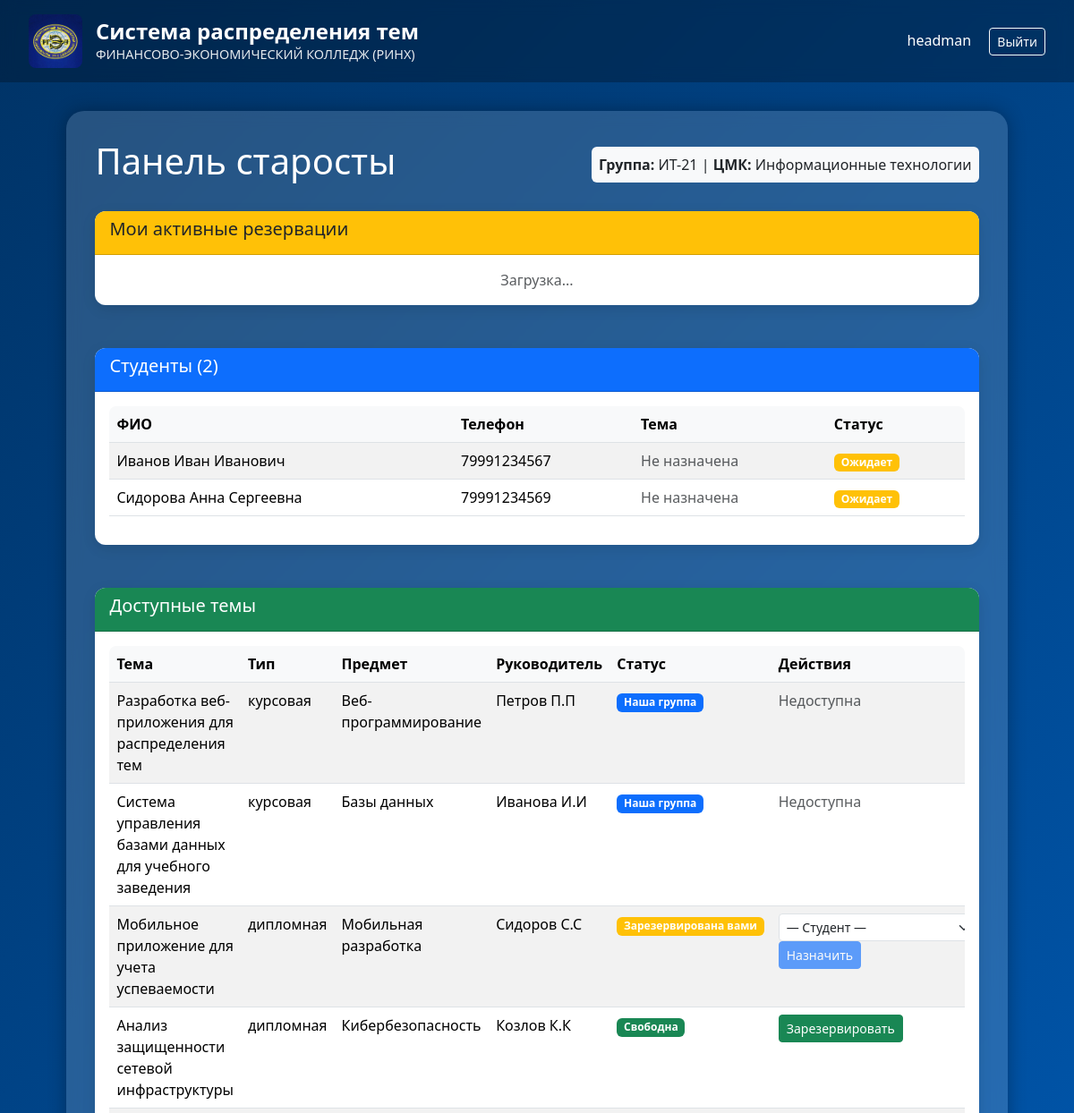
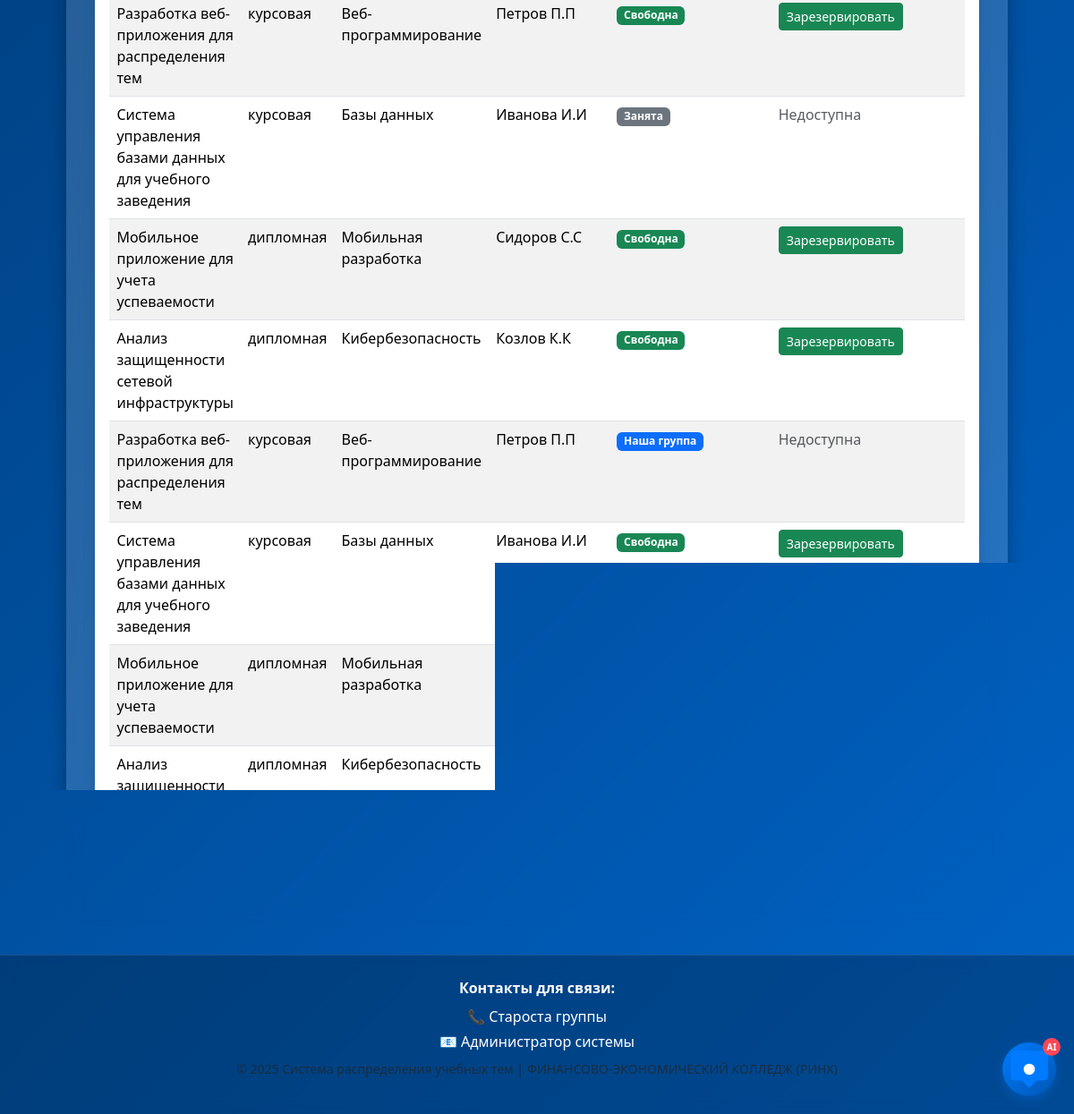
/headman (signed in), run on the app's committed database (2 pictures, top to bottom).
### models.py (models this page shows, shortened)
class User(UserMixin, db.Model):
    id = db.Column(db.Integer, primary_key=True)
    username = db.Column(db.String(80), unique=True, nullable=False)
    password_hash = db.Column(db.String(120), nullable=False)
    role = db.Column(db.String(20), nullable=False)  # 'admin', 'headman', 'student'
    group_id = db.Column(db.Integer, db.ForeignKey('group.id'))
    student_id = db.Column(db.Integer, db.ForeignKey('student.id'))  # Новая связь со студентом

class Group(db.Model):
    id = db.Column(db.Integer, primary_key=True)
    name = db.Column(db.String(50), unique=True, nullable=False)
    cmk = db.Column(db.String(100), nullable=False)  # ЦМК
    students = db.relationship('Student', backref='group', lazy=True)
    users = db.relationship('User', backref='group', lazy=True)

class Student(db.Model):
    id = db.Column(db.Integer, primary_key=True)
    full_name = db.Column(db.String(100), nullable=False)
    phone = db.Column(db.String(20))
    group_id = db.Column(db.Integer, db.ForeignKey('group.id'), nullable=False)
    topic_id = db.Column(db.Integer, db.ForeignKey('topic.id'), nullable=True)
    user = db.relationship('User', backref='student_ref', uselist=False)  # Обратная связь

class Topic(db.Model):
    id = db.Column(db.Integer, primary_key=True)
    title = db.Column(db.Text, nullable=False)
    status = db.Column(db.String(20), default='free')  # 'free', 'reserved', 'assigned'
    supervisor_id = db.Column(db.Integer, db.ForeignKey('supervisor.id'), nullable=False)
    work_type_id = db.Column(db.Integer, db.ForeignKey('work_type.id'), nullable=False)
    group_id = db.Column(db.Integer, db.ForeignKey('group.id'), nullable=True)
    student_id = db.Column(db.Integer, db.ForeignKey('student.id'), nullable=True)
    reserved_at = db.Column(db.DateTime)
    reserved_by = db.Column(db.Integer, db.ForeignKey('user.id'), nullable=True)
    student = db.relationship('Student', backref='assigned_topic', foreign_keys=[student_id])

class WorkType(db.Model):
    id = db.Column(db.Integer, primary_key=True)
    name = db.Column(db.String(50), nullable=False)  # 'курсовая', 'дипломная'
    subject = db.Column(db.String(100), nullable=False)
    topics = db.relationship('Topic', backref='work_type', lazy=True)

class Supervisor(db.Model):
    id = db.Column(db.Integer, primary_key=True)
    full_name = db.Column(db.String(100), nullable=False)
    subjects = db.Column(db.Text)  # CSV список предметов
    topics = db.relationship('Topic', backref='supervisor', lazy=True)

### app.py (the view)
@app.route('/headman')
@login_required
def headman_dashboard():
    if current_user.role == 'admin':
        return redirect(url_for('admin_dashboard'))
    group = current_user.group
    students = Student.query.filter_by(group_id=group.id).all()
    topics = Topic.query.all()
    return render_template('headman.html',
                           group=group,
                           students=students,
                           topics=topics)

### app.py (called while the page is built)
@login_manager.user_loader
def load_user(user_id):
    return User.query.get(int(user_id))

### templates/headman.html (shortened to what this page needs)
{% extends "base.html" %}
{% block content %}
<div class="d-flex justify-content-between align-items-center mb-4">
    <h1>Панель старосты</h1>
    <div class="bg-light p-2 rounded text-dark">
        <strong>Группа:</strong> {{ group.name }} | <strong>ЦМК:</strong> {{ group.cmk }}
    </div>
</div>
<div class="row mb-4">
    <div class="col-12">
        <div class="card headman-card">
            <div class="card-header bg-warning"><h5>Мои активные резервации</h5></div>
            <div class="card-body" id="reservationsList"><div class="text-center text-muted">Загрузка...</div></div>
        </div>
    </div>
</div>
<div class="row mb-4">
    <div class="col-12">
        <div class="card headman-card">
            <div class="card-header bg-primary text-white"><h5>Студенты ({{ students|length }})</h5></div>
            <div class="card-body">
                <div class="table-responsive">
                    <table class="table table-striped">
                        <thead><tr><th>ФИО</th><th>Телефон</th><th>Тема</th><th>Статус</th></tr></thead>
                        <tbody>
                            {% for s in students %}
                            <tr>
                                <td>{{ s.full_name }}</td>
                                <td>{{ s.phone or '-' }}</td>
                                <td>{% if s.topic %}{{ s.topic.title[:50] }}...{% else %}<span class="text-muted">Не назначена</span>{% endif %}</td>
                                <td>{% if s.topic %}<span class="badge bg-success">Назначена</span>{% else %}<span class="badge bg-warning">Ожидает</span>{% endif %}</td>
                            </tr>
                            {% endfor %}
                        </tbody>
                    </table>
                </div>
            </div>
        </div>
    </div>
</div>
<div class="row">
    <div class="col-12">
        <div class="card headman-card">
            <div class="card-header bg-success text-white"><h5>Доступные темы</h5></div>
            <div class="card-body">
                <div class="table-responsive">
                    <table class="table table-striped">
                        <thead><tr><th>Тема</th><th>Тип</th><th>Предмет</th><th>Руководитель</th><th>Статус</th><th>Действия</th></tr></thead>
                        <tbody>
                            {% for t in topics %}
                            <tr id="topic-{{ t.id }}">
                                <td>{{ t.title }}</td>
                                <td>{{ t.work_type.name }}</td>
                                <td>{{ t.work_type.subject }}</td>
                                <td>{{ t.supervisor.full_name }}</td>
                                <td>
                                    {% if t.status == 'free' %}<span class="badge bg-success">Свободна</span>
                                    {% elif t.status == 'reserved' and t.group_id == group.id %}<span class="badge bg-warning">Зарезервирована вами</span>
                                    {% elif t.status == 'reserved' %}<span class="badge bg-secondary">Зарезервирована</span>
                                    {% elif t.status == 'assigned' and t.group_id == group.id %}<span class="badge bg-primary">Наша группа</span>
                                    {% else %}<span class="badge bg-secondary">Занята</span>{% endif %}
                                </td>
                                <td>
                                    {% if t.status == 'free' %}
                                        <button class="btn btn-sm btn-success" onclick="reserveTopic({{ t.id }})">Зарезервировать</button>
                                    {% elif t.status == 'reserved' and t.group_id == group.id %}
                                        <select id="studentSelect{{ t.id }}" class="form-select form-select-sm d-inline-block w-auto">
                                            <option value="">— Студент —</option>
                                        </select>
                                        <button id="assignBtn{{ t.id }}" class="btn btn-sm btn-primary" disabled onclick="assignTopic({{ t.id }})">Назначить</button>
                                    {% else %}
                                        <span class="text-muted">Недоступна</span>
                                    {% endif %}
                                </td>
                            </tr>
                            {% endfor %}
                        </tbody>
                    </table>
                </div>
            </div>
        </div>
    </div>
</div>
{% endblock %}

### templates/base.html (shortened to what this page needs)
<!DOCTYPE html>
<html lang="ru">
<head>
    <link href="https://cdn.jsdelivr.net/npm/bootstrap@5.3.3/dist/css/bootstrap.min.css" rel="stylesheet">
    <link rel="stylesheet" href="https://cdn.jsdelivr.net/npm/bootstrap-icons@1.11.0/font/bootstrap-icons.css">
</head>
<body>
    <header>
        <div class="header-logo">
            <div class="logo">
                <img src="{{ url_for('static', filename='logo.jpg') }}" alt="Логотип ФЭК">
            </div>
            <div class="header-title">
                <h4>Система распределения тем</h4>
                <p class="subtitle">ФИНАНСОВО-ЭКОНОМИЧЕСКИЙ КОЛЛЕДЖ (РИНХ)</p>
            </div>
        </div>
        <div>
            {% if current_user.is_authenticated %}
                <span>{{ current_user.username }}</span>
                <a href="{{ url_for('logout') }}" class="btn btn-outline-light btn-sm ms-3">Выйти</a>
            {% endif %}
        </div>
    </header>
    <main>
        <div class="panel">
            {% block content %}{% endblock %}
        </div>
    </main>
    <div id="ai-support-icon" class="ai-icon">
        <svg width="50" height="50" viewBox="0 0 24 24" fill="#007bff">
            <path d="M20 2H4c-1.1 0-2 .9-2 2v12c0 1.1.9 2 2 2h4l4 4 4-4h4c1.1 0 2-.9 2-2V4c0-1.1-.9-2-2-2z"/>
            <circle cx="12" cy="12" r="3" fill="white"/>
        </svg>
        <span class="ai-badge">AI</span>
    </div>
    <footer>
        <div class="container text-center">
            <p class="mb-2"><strong>Контакты для связи:</strong></p>
            <p class="mb-1">📞 Староста группы</p>
            <p class="mb-1">📧 Администратор системы</p>
            <p class="mt-2 text-muted small">&copy; 2025 Система распределения учебных тем | ФИНАНСОВО-ЭКОНОМИЧЕСКИЙ КОЛЛЕДЖ (РИНХ)</p>
        </div>
    </footer>
</body>
</html>

### templates/base.html (style rules this page uses)
html, body { height: 100%; margin: 0; padding: 0; }
body { display: flex; flex-direction: column; min-height: 100vh; background: linear-gradient(-45deg, #003366, #004c99, #0073e6, #003366); background-size: 400% 400%; animation: gradientShift 10s ease infinite; font-family: "Segoe UI", sans-serif; color: #fff; }
header { background: rgba(0, 0, 0, 0.25); backdrop-filter: blur(8px); padding: 1rem 2rem; display: flex; justify-content: space-between; align-items: center; }
.header-logo { display: flex; align-items: center; gap: 15px; }
.logo img { width: 60px; height: 60px; transition: transform 0.4s ease; border-radius: 8px; }
.header-title h4 { margin: 0; font-weight: 600; color: white; }
.header-title .subtitle { font-size: 0.9rem; opacity: 0.9; margin: 0; }
main { flex: 1; display: flex; flex-direction: column; align-items: center; padding: 2rem 1rem; }
.panel { background: rgba(255, 255, 255, 0.15); padding: 2rem; border-radius: 20px; backdrop-filter: blur(8px); box-shadow: 0 0 20px rgba(0, 0, 0, 0.3); width: 90%; max-width: 1200px; color: #fff; }
footer { background: rgba(0, 0, 0, 0.25); backdrop-filter: blur(8px); padding: 1.5rem 0; margin-top: auto; border-top: 1px solid rgba(255, 255, 255, 0.1); }
.ai-icon { position: fixed; bottom: 20px; right: 20px; width: 60px; height: 60px; background: linear-gradient(135deg, #007bff, #0056b3); border-radius: 50%; display: flex; align-items: center; justify-content: center; cursor: pointer; box-shadow: 0 4px 12px rgba(0,123,255,0.3); transition: all .2s ease; z-index: 1000; }
.ai-badge { position: absolute; top: -5px; right: -5px; background: #ff4757; color: #fff; border-radius: 50%; width: 20px; height: 20px; font-size: 10px; display: flex; align-items: center; justify-content: center; font-weight: bold; }

### templates/headman.html (style rules this page uses)
.headman-card { border: none; border-radius: 12px; box-shadow: 0 4px 15px rgba(0,0,0,0.1); transition: transform 0.4s ease, box-shadow 0.4s ease; margin-bottom: 1.5rem; }
.card-header { border-radius: 12px 12px 0 0 !important; font-weight: 600; }
.table-responsive { border-radius: 8px; overflow: hidden; }
.table th { background: #f8f9fa; font-weight: 600; }
.badge { font-size: 0.75em; }
.btn { transition: all 0.3s ease; }

### data on the page
User: username "headman"
Group: name "ИТ-21", cmk "Информационные технологии"
Student: full_name "Иванов Иван Иванович", phone "79991234567"
Student: full_name "Сидорова Анна Сергеевна", phone "79991234569"
Topic: title "Разработка веб-приложения для распределения тем", work_type.name "курсовая", work_type.subject "Веб-программирование", supervisor.full_name "Петров П.П", status "Наша группа"
Topic: title "Система управления базами данных для учебного заведения", work_type.name "курсовая", work_type.subject "Базы данных", supervisor.full_name "Иванова И.И", status "Наша группа"
Topic: title "Мобильное приложение для учета успеваемости", work_type.name "дипломная", work_type.subject "Мобильная разработка", supervisor.full_name "Сидоров С.С", status "Зарезервирована вами"
Topic: title "Анализ защищенности сетевой инфраструктуры", work_type.name "дипломная", work_type.subject "Кибербезопасность", supervisor.full_name "Козлов К.К", status "Свободна"
Topic: title "Разработка веб-приложения для распределения тем", work_type.name "курсовая", work_type.subject "Веб-программирование", supervisor.full_name "Петров П.П", status "Свободна"
Topic: title "Система управления базами данных для учебного заведения", work_type.name "курсовая", work_type.subject "Базы данных", supervisor.full_name "Иванова И.И", status "Занята"
Topic: title "Мобильное приложение для учета успеваемости", work_type.name "дипломная", work_type.subject "Мобильная разработка", supervisor.full_name "Сидоров С.С", status "Свободна"
Topic: title "Анализ защищенности сетевой инфраструктуры", work_type.name "дипломная", work_type.subject "Кибербезопасность", supervisor.full_name "Козлов К.К", status "Свободна"
Topic: title "Разработка веб-приложения для распределения тем", work_type.name "курсовая", work_type.subject "Веб-программирование", supervisor.full_name "Петров П.П", status "Наша группа"
Topic: title "Система управления базами данных для учебного заведения", work_type.name "курсовая", work_type.subject "Базы данных", supervisor.full_name "Иванова И.И", status "Свободна"
Topic: title "Мобильное приложение для учета успеваемости", work_type.name "дипломная", work_type.subject "Мобильная разработка"
Topic: title "Анализ защищенности сетевой инфраструктуры", work_type.name "дипломная", work_type.subject "Кибербезопасность"

### other printed values
{{ students|length }} "2"
